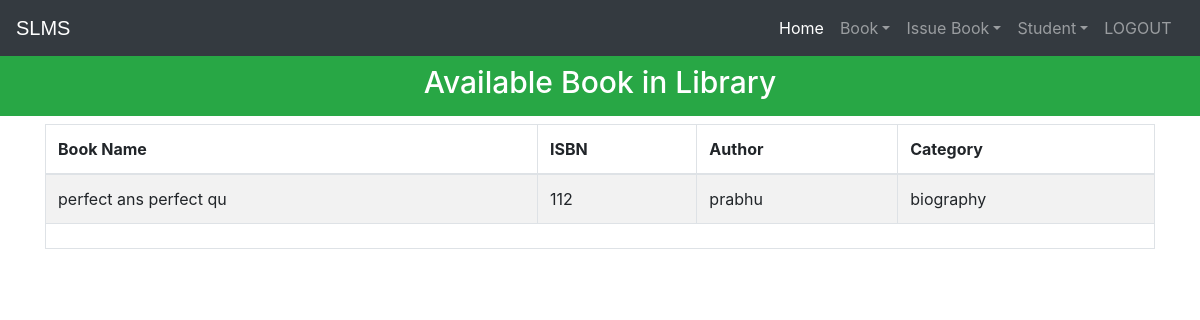
The app's page /viewbook (signed in) with its own data.
### library/models.py (models this page shows, shortened)
class Book(models.Model):
    catchoice= [
        ('education', 'Education'),
        ('entertainment', 'Entertainment'),
        ('comics', 'Comics'),
        ('biography', 'Biography'),
        ('history', 'History'),
        ('novel', 'Novel'),
        ('fantasy', 'Fantasy'),
        ('thriller', 'Thriller'),
        ('romance', 'Romance'),
        ('scifi','Sci-Fi')
        ]
    name=models.CharField(max_length=30)
    isbn=models.PositiveIntegerField()
    author=models.CharField(max_length=40)
    category=models.CharField(max_length=30,choices=catchoice,default='education')

### library/views.py (the view)
# urls.py: path('viewbook', views.viewbook_view),
@login_required(login_url='adminlogin')
@user_passes_test(is_admin)
def viewbook_view(request):
    books=models.Book.objects.all()
    return render(request,'library/viewbook.html',{'books':books})

### library/views.py (called while the page is built)
def is_admin(user):
    return user.groups.filter(name='ADMIN').exists()

### templates/library/viewbook.html (shortened to what this page needs)
<!DOCTYPE html>
<html lang="en" dir="ltr">
  <head>
  </head>
  <body>
    {% include "library/navbaradmin.html" %}
    <br>
    <br>
    <h3 class="p-3 mb-2 bg-success text-white" style = 'font-size: 30px;text-align:center;'>Available Book in Library</h3>
{% if books%}
<div class="container">
  <table class="table table-hover table-condensed table-striped table-bordered">
    <thead>
    <tr>
    <th>Book Name</th>
    <th>ISBN</th>
    <th>Author</th>
    <th>Category</th>
    </tr>
    </thead>
    <tfoot>
    <tr>
    <td colspan="4" rowspan="4">
    </td>
    </tr>
    </tfoot>
    <tbody>
      {% for book in books %}
        <tr>
          <td>{{book.name}}</td>
          <td>{{book.isbn}}</td>
          <td>{{book.author}}</td>
          <td>{{book.category}}</td>
        </tr>
      {% endfor %}
    </tbody>
    </table>
</div>
{%else%}
<h1>Have 0 book</h1>
{%endif%}
<br><br><br><br><br><br><br><br><br>
    {% include "library/footer.html" %}
  </body>
</html>

### records on screen
Book: name "perfect ans perfect qu", isbn "112", author "prabhu", category "biography"
